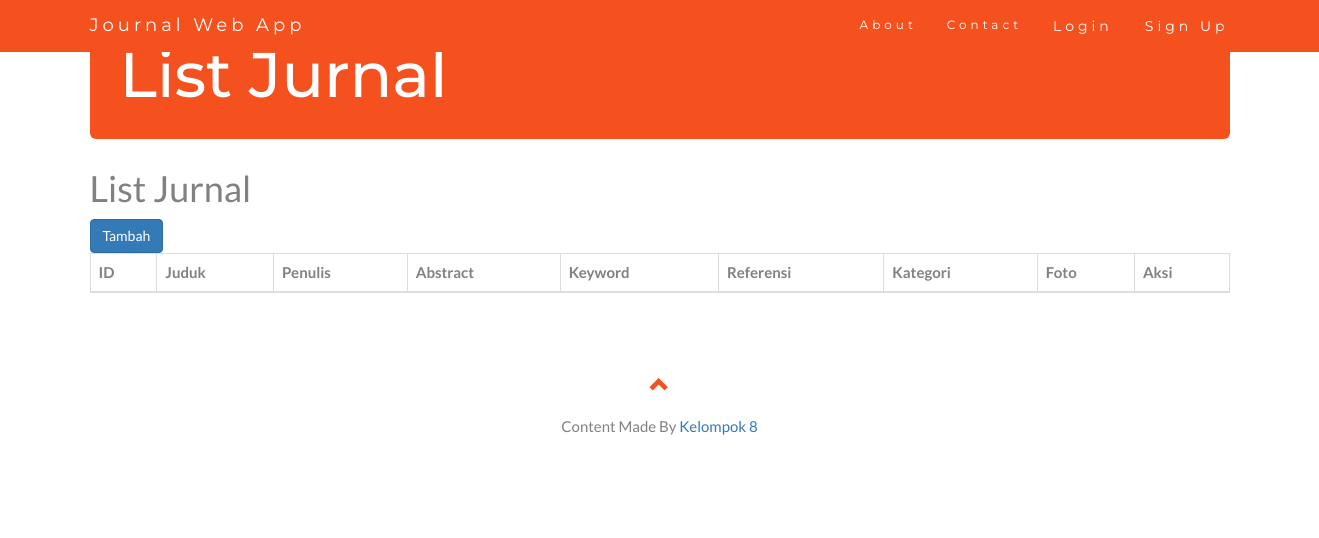
Before: /index.php/jurnal with the older database file.
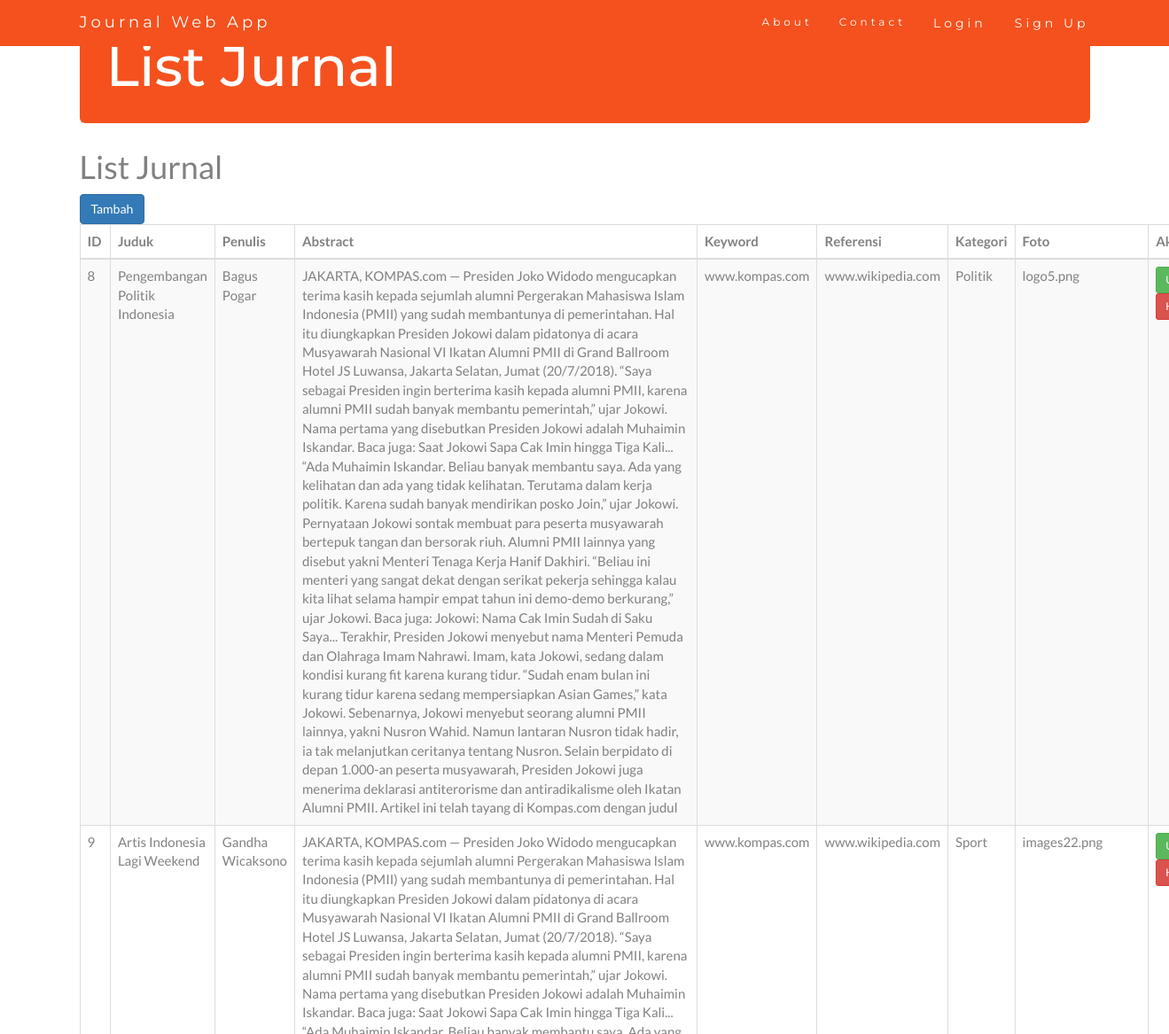
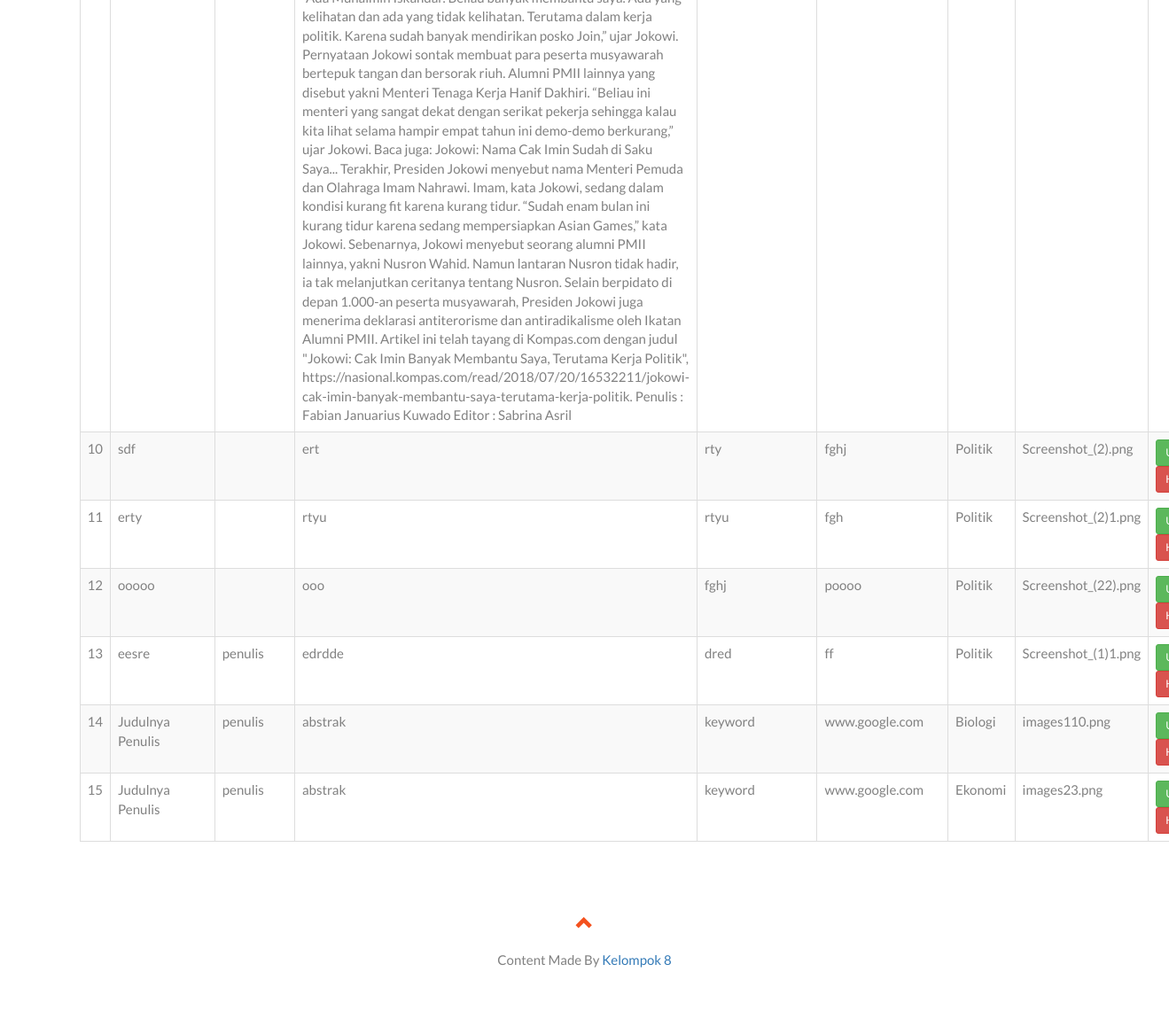
After: the same page with the newer database file (2 pictures, top to bottom).
### tables this page shows
CREATE TABLE `jurnal` (
  `id` int(20) NOT NULL,
  `judul` varchar(30) NOT NULL,
  `penulis` varchar(100) NOT NULL,
  `abstract` longtext NOT NULL,
  `keyword` varchar(30) NOT NULL,
  `referensi` varchar(30) NOT NULL,
  `isbn` varchar(20) NOT NULL,
  `file` varchar(255) NOT NULL,
  `kategori` int(11) NOT NULL,
  `foto` varchar(255) NOT NULL
);

CREATE TABLE `kategori` (
  `id` int(11) NOT NULL,
  `nama` varchar(100) NOT NULL
);

### application/controllers/Jurnal.php (called while the page is built, shortened)
<?php
class Jurnal extends CI_Controller {
	function __construct() {
		$this->load->model('Jurnal_m');
		$this->load->helper('form');
	}
	public function index()
	{
		$data['getData'] = $this->Jurnal_m->getData();
		$this->load->view('Jurnal/Jurnal.php',$data);
	}
}

### index.php (called while the page is built, shortened)
<?php
require_once BASEPATH.'core/CodeIgniter.php';

### application/models/Jurnal_m.php (called while the page is built, shortened)
<?php
class Jurnal_m extends CI_Model {
	public function getData()
	{
		$this->db->select('jurnal.*,kategori.nama as kategori_nama');
		$this->db->from("jurnal");
			$this->db->join('kategori','jurnal.kategori=kategori.id');
		$query = $this->db->get();
		return $query->result_array();
	}
}

### application/views/Jurnal/Jurnal.php (the view, shortened to what this page needs)
<main role="main" class="container">
	<div class="jumbotron" style="padding: 20px 30px;">
		<h1>List Jurnal</h1>
	</div>
	<h1>List Jurnal</h1>
	<a href="<?php echo base_url('Jurnal/tambah') ?>" class="btn btn-primary mb-3">Tambah</a>
	<table class="table table-striped table-bordered" width="100%" id="example">
		<thead>
			<tr>
				<th>ID</th>
				<th>Juduk</th>
				<th>Penulis</th>
				<th>Abstract</th>
				<th>Keyword</th>
				<th>Referensi</th>
				<th>Kategori</th>
				<th>Foto</th>
				<th>Aksi</th>
			</tr>
		</thead>
		<tbody>
			<?php foreach ($getData as $key => $value): ?>
				<tr>
					<td><?php echo $value['id'] ?></td>
					<td><?php echo $value['judul'] ?></td>
					<td><?php echo $value['penulis'] ?></td>
					<td><?php echo $value['abstract'] ?></td>
					<td><?php echo $value['keyword'] ?></td>
					<td><?php echo $value['referensi'] ?></td>
					<td><?php echo $value['kategori_nama'] ?></td>
					<td><?php echo $value['foto'] ?></td>
					<td>
						<a href="<?php echo base_url('Jurnal/ubah/'.$value['id']) ?>" class="btn btn-sm btn-success">Ubah</a>
						<a href="<?php echo base_url('Jurnal/hapus/'.$value['id']) ?>" class="btn btn-sm btn-danger">Hapus</a>
					</td>
				</tr>
			<?php endforeach ?>
		</tbody>
	</table>
</main>

Changed rows visible on the page:
added jurnal: id "8", judul "Pengembangan Politik Indonesia", penulis "Bagus Pogar", abstract "JAKARTA, KOMPAS.com — Presiden Joko Widodo mengucapkan terima kasih kepada sejumlah alumni Pergerakan Mahasiswa Islam Indonesia (PMII) yang sudah membantunya di pemerintahan. Hal itu diungkapkan Presiden Jokowi dalam pidatonya di acara Musyawarah Nasional VI Ikatan Alumni PMII di Grand Ballroom Hotel JS Luwansa, Jakarta Selatan, Jumat (20/7/2018). “Saya sebagai Presiden ingin berterima kasih kepada alumni PMII, karena alumni PMII sudah banyak membantu pemerintah,” ujar Jokowi. Nama pertama yang disebutkan Presiden Jokowi adalah Muhaimin Iskandar. Baca juga: Saat Jokowi Sapa Cak Imin hingga Tiga Kali... “Ada Muhaimin Iskandar. Beliau banyak membantu saya. Ada yang kelihatan dan ada yang…", keyword "www.kompas.com", referensi "www.wikipedia.com", kategori.nama "Politik", foto "logo5.png"
added jurnal: id "9", judul "Artis Indonesia Lagi Weekend", penulis "Gandha Wicaksono", abstract "JAKARTA, KOMPAS.com — Presiden Joko Widodo mengucapkan terima kasih kepada sejumlah alumni Pergerakan Mahasiswa Islam Indonesia (PMII) yang sudah membantunya di pemerintahan. Hal itu diungkapkan Presiden Jokowi dalam pidatonya di acara Musyawarah Nasional VI Ikatan Alumni PMII di Grand Ballroom Hotel JS Luwansa, Jakarta Selatan, Jumat (20/7/2018). “Saya sebagai Presiden ingin berterima kasih kepada alumni PMII, karena alumni PMII sudah banyak membantu pemerintah,” ujar Jokowi. Nama pertama yang disebutkan Presiden Jokowi adalah Muhaimin Iskandar. Baca juga: Saat Jokowi Sapa Cak Imin hingga Tiga Kali... “Ada Muhaimin Iskandar. Beliau banyak membantu saya. Ada yang kelihatan dan ada yang…", keyword "www.kompas.com", referensi "www.wikipedia.com", kategori.nama "Sport", foto "images22.png"
added jurnal: id "10", judul "sdf", abstract "ert", keyword "rty", referensi "fghj", kategori.nama "Politik", foto "Screenshot_(2).png"
added jurnal: id "11", judul "erty", abstract "rtyu", keyword "rtyu", referensi "fgh", kategori.nama "Politik", foto "Screenshot_(2)1.png"
added jurnal: id "12", judul "ooooo", abstract "ooo", keyword "fghj", referensi "poooo", kategori.nama "Politik", foto "Screenshot_(22).png"
added jurnal: id "13", judul "eesre", penulis "penulis", abstract "edrdde", keyword "dred", referensi "ff", kategori.nama "Politik", foto "Screenshot_(1)1.png"
added jurnal: id "14", judul "Judulnya Penulis", penulis "penulis", abstract "abstrak", keyword "keyword", referensi "www.google.com", kategori.nama "Biologi", foto "images110.png"
added jurnal: id "15", judul "Judulnya Penulis", penulis "penulis", abstract "abstrak", keyword "keyword", referensi "www.google.com", kategori.nama "Ekonomi", foto "images23.png"
